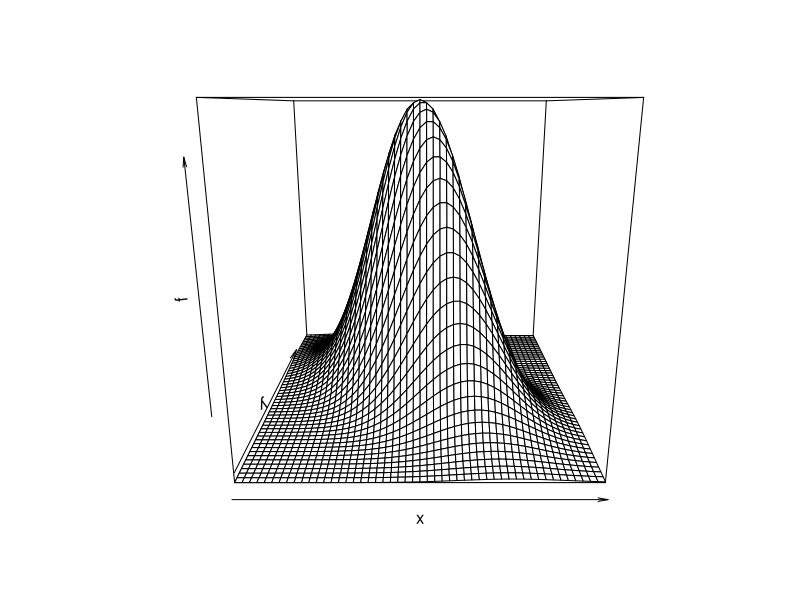

The R source for this figure:
## ---- chunk 1
library(mvtnorm)
## ---- chunk 2
x <- seq(0, 6, length = 51)
y <- seq(-1, 11, length = 51)
f <- matrix(0, nrow = length(x), ncol = length(y))
m <- c(3, 5)
s <- matrix(c(1, -1, -1, 4), nrow = 2, ncol = 2)

# 결합확률밀도함수의 계산
for (i in seq_along(x)) {
  for (j in seq_along(y)) {
    f[i, j] <- dmvnorm(c(x[i], y[j]), mean = m, sigma = s)
  }
}

# 3차원 그림 그리기
persp(x, y, f)
## ---- chunk 3
# 다항분포의 확률계산
dmultinom(c(3, 5, 2), size = 10, prob = c(0.25, 0.5, 0.25))

# 다항분포에서 난수 생성
rmultinom(n = 5, size = 10, prob = c(0.25, 0.5, 0.25))
